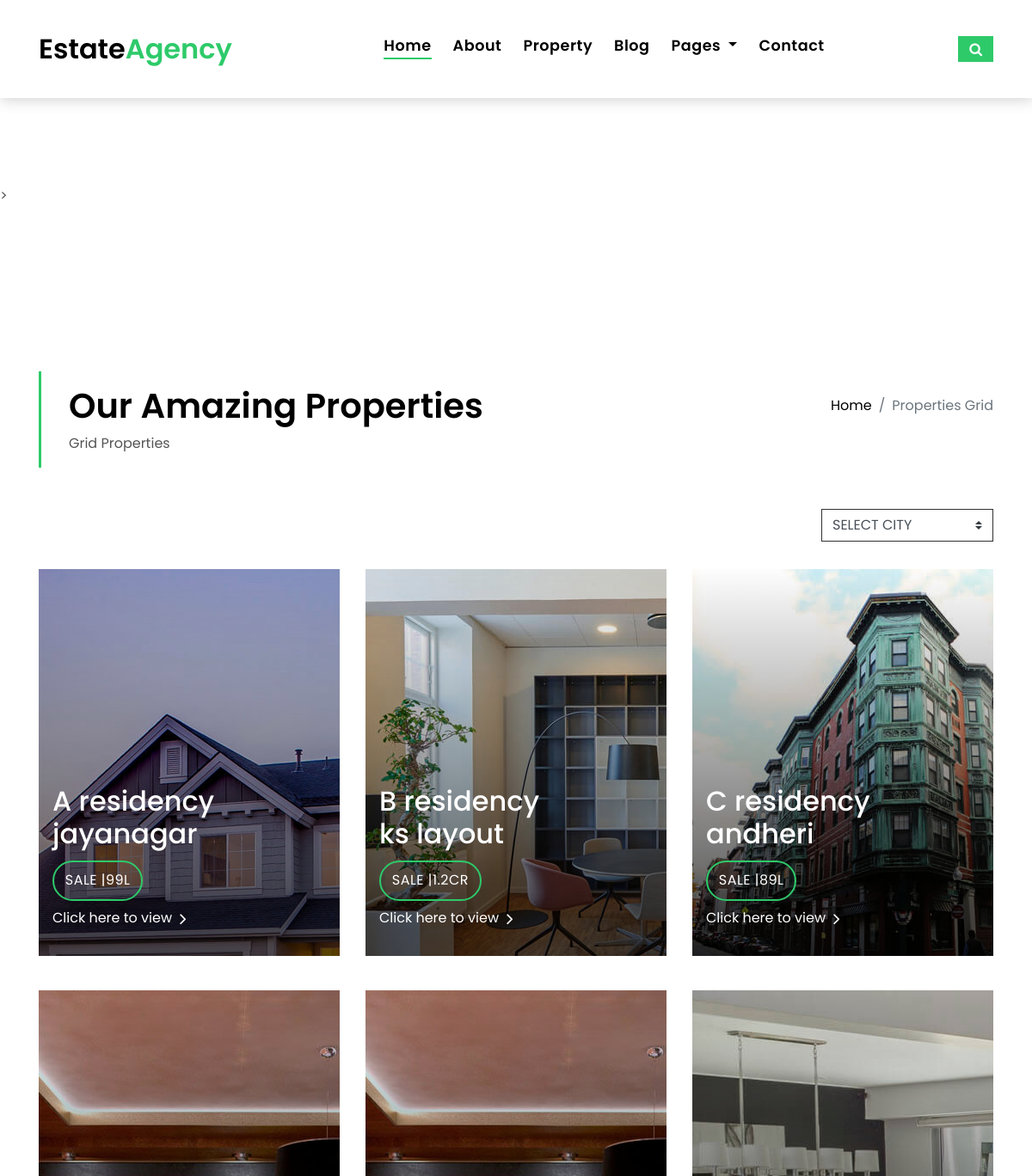
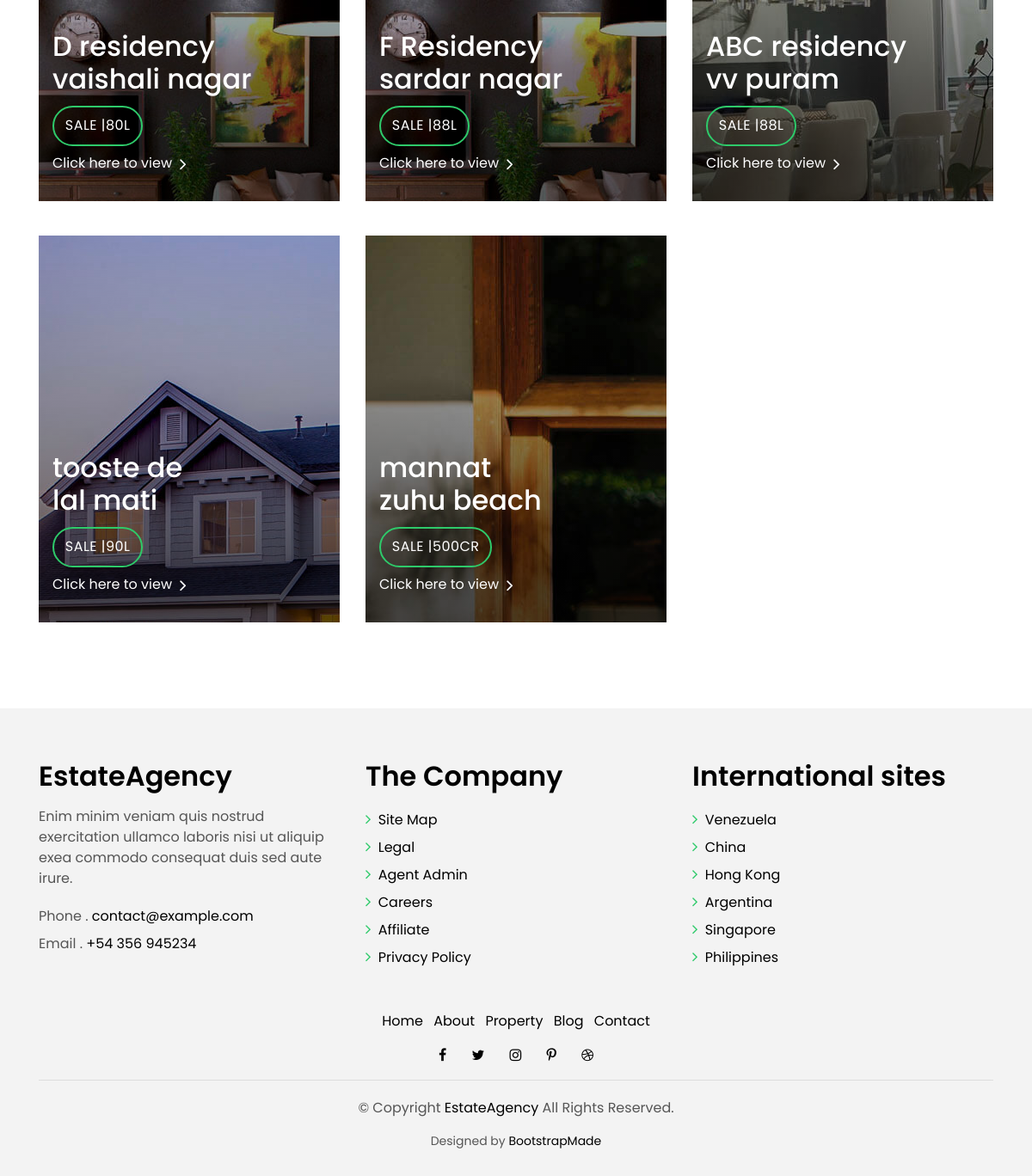
The page /property-grid2.php (signed in) on the database its author committed (2 pictures, top to bottom).
### tables this page shows
CREATE TABLE `property` (
  `property_id` int(11) NOT NULL,
  `property_name` varchar(50) NOT NULL,
  `location` varchar(50) NOT NULL,
  `price` varchar(10) NOT NULL,
  `pincode` varchar(6) NOT NULL,
  `user_id` int(11) NOT NULL
);

CREATE TABLE `image` (
  `property_id` int(11) NOT NULL,
  `images` varchar(100) NOT NULL
);

### property-grid2.php (the view, shortened to what this page needs)
<?php
  include 'config.php';
	$query=mysqli_query($conn,"SELECT * FROM property ")or die(mysqli_error($conn));
	$data= (mysqli_fetch_all($query,MYSQLI_ASSOC));
  ?>
<!DOCTYPE html>
<html lang="en">
<head>
  <link href="assets/vendor/bootstrap/css/bootstrap.min.css" rel="stylesheet">
  <link href="assets/vendor/ionicons/css/ionicons.min.css" rel="stylesheet">
  <link href="assets/vendor/animate.css/animate.min.css" rel="stylesheet">
  <link href="assets/vendor/font-awesome/css/font-awesome.min.css" rel="stylesheet">
  <link href="assets/vendor/owl.carousel/assets/owl.carousel.min.css" rel="stylesheet">
  <link href="assets/css/style.css" rel="stylesheet">
</head>
<body>
  </div>>
  <nav class="navbar navbar-default navbar-trans navbar-expand-lg fixed-top">
    <div class="container">
      <a class="navbar-brand text-brand" href="index.html">Estate<span class="color-b">Agency</span></a>
      <div class="navbar-collapse collapse justify-content-center" id="navbarDefault">
        <ul class="navbar-nav">
          <li class="nav-item">
            <a class="nav-link active" href="index.html">Home</a>
          </li>
          <li class="nav-item">
            <a class="nav-link" href="about.html">About</a>
          </li>
          <li class="nav-item">
            <a class="nav-link" href="property-grid.html">Property</a>
          </li>
          <li class="nav-item">
            <a class="nav-link" href="blog-grid.html">Blog</a>
          </li>
          <li class="nav-item dropdown">
            <a class="nav-link dropdown-toggle" href="#" id="navbarDropdown" role="button" data-toggle="dropdown" aria-haspopup="true" aria-expanded="false">
              Pages
            </a>
          </li>
          <li class="nav-item">
            <a class="nav-link" href="contact.html">Contact</a>
          </li>
        </ul>
      </div>
      <button type="button" class="btn btn-b-n navbar-toggle-box-collapse d-none d-md-block" data-toggle="collapse" data-target="#navbarTogglerDemo01" aria-expanded="false">
        <span class="fa fa-search" aria-hidden="true"></span>
      </button>
    </div>
  </nav>
  <main id="main">
    <section class="intro-single">
      <div class="container">
        <div class="row">
          <div class="col-md-12 col-lg-8">
            <div class="title-single-box">
              <h1 class="title-single">Our Amazing Properties</h1>
              <span class="color-text-a">Grid Properties</span>
            </div>
          </div>
          <div class="col-md-12 col-lg-4">
            <nav aria-label="breadcrumb" class="breadcrumb-box d-flex justify-content-lg-end">
              <ol class="breadcrumb">
                <li class="breadcrumb-item">
                  <a href="#">Home</a>
                </li>
                <li class="breadcrumb-item active" aria-current="page">
                  Properties Grid
                </li>
              </ol>
            </nav>
          </div>
        </div>
      </div>
    </section>
    <section class="property-grid grid">
      <div class="container">
        <div class="row">
          <div class="col-sm-12">
            <div class="grid-option">
              <form>
                <select class="custom-select" name="city" onchange="this.form.submit()">
                  <option selected>SELECT CITY</option>
                </select>
              </form>
			  </div>
          </div>
			  <?php
			       $city=null; $bhk=null;
					if($city==null or $bhk==null){
					foreach ($data as  $value) {
						$property_id=$value['property_id'];
						echo '
					  <div class="col-md-4">
						<div class="card-box-a card-shadow" style="
    height: 450px;
">
						  <div class="img-box-a">';?>
						<?php
        $queryGetImg = "SELECT images FROM image WHERE property_id='$property_id'";
        $resultImg = $conn->query($queryGetImg);
        if ($resultImg->num_rows > 0 ){
            $row5 = $resultImg->fetch_object();
				?>
                    <img src="<?php echo 'uploads/'.$row5->images;?>" alt"">
			  <?php
        }
        ?>
			  	<?php   echo'
						  </div>
						  <div class="card-overlay">
							<div class="card-overlay-a-content">
							  <div class="card-header-a">
								<h2 class="card-title-a">
								  <a href="#">';
								  echo $value['property_name'];
									echo '<br />'.$value['location'].'</a>';
								echo '</h2>
							  </div>
							  <div class="card-body-a">
								<div class="price-box d-flex">';
								  echo '<span class="price-a">sale |'.$value['price'].'</span>';
								echo '</div>
								<a href="property-single.php?property_id='.$property_id.'" class="link-a">Click here to view
								  <span class="ion-ios-arrow-forward"></span>
								</a>
							  </div>
							  <div class="card-footer-a">
								<ul class="card-info d-flex justify-content-around">
								  <li>
									<h4 class="card-info-title">Area</h4>';
								  echo '</li>
								  <li>
									<h4 class="card-info-title">Beds</h4>';
								  echo '</li>
								  <li>
									<h4 class="card-info-title">Baths</h4>
									<span>4</span>
								  </li>
								  <li>
									<h4 class="card-info-title">Category</h4>';
								  echo '</li>
								</ul>
							  </div>
							</div>
						  </div>
						</div>
					  </div>';
					}
							}
					else{
					$bhk=$_GET['bhk'];
					$queryx=mysqli_query($conn,"SELECT property_id from property where property_id in (select property_id from property_type where bhk='$bhk')")or die(mysqli_error($conn));
					while($rowx= mysqli_fetch_assoc($queryx)){
					$arr= implode(",",$rowx);
					$queryy=mysqli_query($conn,"SELECT * FROM property where property_id in ('$arr') ")or die(mysqli_error($conn));
					$datay= (mysqli_fetch_all($queryy,MYSQLI_ASSOC));
							  ?>
		 <?php
						$value=$datay['0'];
						$property_id=$value['property_id'];
						$query1=mysqli_query($conn,"SELECT * FROM property_type where property_id='$property_id'")or die(mysqli_error($conn));
						$row1= mysqli_fetch_array($query1);
						echo '
					  <div class="col-md-4">
						<div class="card-box-a card-shadow" style="
    height: 450px;
">
						  <div class="img-box-a">';?>
						<?php
        $queryGetImg = "SELECT images FROM image WHERE property_id='$property_id'";
        $resultImg = $conn->query($queryGetImg);
        if ($resultImg->num_rows > 0 ){
            $row5 = $resultImg->fetch_object();
				?>
                    <img src="<?php echo 'uploads/'.$row5->images;?>" style="float:left;" alt"">
			  <?php
        }
        ?>
			  	<?php   echo'
						  </div>
						  <div class="card-overlay">
							<div class="card-overlay-a-content">
							  <div class="card-header-a">
								<h2 class="card-title-a">
								  <a href="#">';
								  echo $value['property_name'];
									echo '<br />'.$value['location'].'</a>';
								echo '</h2>
							  </div>
							  <div class="card-body-a">
								<div class="price-box d-flex">';
								  echo '<span class="price-a">sale |'.$value['price'].'</span>';
								echo '</div>
								<a href="property-single.php?property_id='.$property_id.'" class="link-a">Click here to view
								  <span class="ion-ios-arrow-forward"></span>
								</a>
							  </div>
							  <div class="card-footer-a">
								<ul class="card-info d-flex justify-content-around">
								  <li>
									<h4 class="card-info-title">Area</h4>';
									echo '<span> '.$row1['size'].'</span>';
								  echo '</li>
								  <li>
									<h4 class="card-info-title">Beds</h4>';
									echo '<span> '.$row1['bhk'].'</span>';
								  echo '</li>
								  <li>
									<h4 class="card-info-title">Baths</h4>
									<span>2</span>
								  </li>
								  <li>
									<h4 class="card-info-title">Category</h4>';
									echo '<span> '.$row1['category'].'</span>';
								  echo '</li>
								</ul>
							  </div>
							</div>
						  </div>
						</div>
					  </div>';
					}}
		  ?>
  </main>
  <section class="section-footer">
    <div class="container">
      <div class="row">
        <div class="col-sm-12 col-md-4">
          <div class="widget-a">
            <div class="w-header-a">
              <h3 class="w-title-a text-brand">EstateAgency</h3>
            </div>
            <div class="w-body-a">
              <p class="w-text-a color-text-a">
                Enim minim veniam quis nostrud exercitation ullamco laboris nisi ut aliquip exea commodo consequat duis
                sed aute irure.
              </p>
            </div>
            <div class="w-footer-a">
              <ul class="list-unstyled">
                <li class="color-a">
                  <span class="color-text-a">Phone .</span> contact@example.com</li>
                <li class="color-a">
                  <span class="color-text-a">Email .</span> +54 356 945234</li>
              </ul>
            </div>
          </div>
        </div>
        <div class="col-sm-12 col-md-4 section-md-t3">
          <div class="widget-a">
            <div class="w-header-a">
              <h3 class="w-title-a text-brand">The Company</h3>
            </div>
            <div class="w-body-a">
              <div class="w-body-a">
                <ul class="list-unstyled">
                  <li class="item-list-a">
                    <i class="fa fa-angle-right"></i> <a href="#">Site Map</a>
                  </li>
                  <li class="item-list-a">
                    <i class="fa fa-angle-right"></i> <a href="#">Legal</a>
                  </li>
                  <li class="item-list-a">
                    <i class="fa fa-angle-right"></i> <a href="#">Agent Admin</a>
                  </li>
                  <li class="item-list-a">
                    <i class="fa fa-angle-right"></i> <a href="#">Careers</a>
                  </li>
                  <li class="item-list-a">
                    <i class="fa fa-angle-right"></i> <a href="#">Affiliate</a>
                  </li>
                  <li class="item-list-a">
                    <i class="fa fa-angle-right"></i> <a href="#">Privacy Policy</a>
                  </li>
                </ul>
              </div>
            </div>
          </div>
        </div>
        <div class="col-sm-12 col-md-4 section-md-t3">
          <div class="widget-a">
            <div class="w-header-a">
              <h3 class="w-title-a text-brand">International sites</h3>
            </div>
            <div class="w-body-a">
              <ul class="list-unstyled">
                <li class="item-list-a">
                  <i class="fa fa-angle-right"></i> <a href="#">Venezuela</a>
                </li>
                <li class="item-list-a">
                  <i class="fa fa-angle-right"></i> <a href="#">China</a>
                </li>
                <li class="item-list-a">
                  <i class="fa fa-angle-right"></i> <a href="#">Hong Kong</a>
                </li>
                <li class="item-list-a">
                  <i class="fa fa-angle-right"></i> <a href="#">Argentina</a>
                </li>
                <li class="item-list-a">
                  <i class="fa fa-angle-right"></i> <a href="#">Singapore</a>
                </li>
                <li class="item-list-a">
                  <i class="fa fa-angle-right"></i> <a href="#">Philippines</a>
                </li>
              </ul>
            </div>
          </div>
        </div>
      </div>
    </div>
  </section>
  <footer>
    <div class="container">
      <div class="row">
        <div class="col-md-12">
          <nav class="nav-footer">
            <ul class="list-inline">
              <li class="list-inline-item">
                <a href="#">Home</a>
              </li>
              <li class="list-inline-item">
                <a href="#">About</a>
              </li>
              <li class="list-inline-item">
                <a href="#">Property</a>
              </li>
              <li class="list-inline-item">
                <a href="#">Blog</a>
              </li>
              <li class="list-inline-item">
                <a href="#">Contact</a>
              </li>
            </ul>
          </nav>
          <div class="socials-a">
            <ul class="list-inline">
              <li class="list-inline-item">
                <a href="#">
                  <i class="fa fa-facebook" aria-hidden="true"></i>
                </a>
              </li>
              <li class="list-inline-item">
                <a href="#">
                  <i class="fa fa-twitter" aria-hidden="true"></i>
                </a>
              </li>
              <li class="list-inline-item">
                <a href="#">
                  <i class="fa fa-instagram" aria-hidden="true"></i>
                </a>
              </li>
              <li class="list-inline-item">
                <a href="#">
                  <i class="fa fa-pinterest-p" aria-hidden="true"></i>
                </a>
              </li>
              <li class="list-inline-item">
                <a href="#">
                  <i class="fa fa-dribbble" aria-hidden="true"></i>
                </a>
              </li>
            </ul>
          </div>
          <div class="copyright-footer">
            <p class="copyright color-text-a">
              &copy; Copyright
              <span class="color-a">EstateAgency</span> All Rights Reserved.
            </p>
          </div>
          <div class="credits">
            Designed by <a href="https://bootstrapmade.com/">BootstrapMade</a>
          </div>
        </div>
      </div>
    </div>
  </footer>
</body>
</html>

### rows shown on the page
property: image.images (picture), property_name "A residency", location "jayanagar", price "99L"
property: image.images (picture), property_name "B residency", location "ks layout", price "1.2CR"
property: image.images (picture), property_name "C residency", location "andheri", price "89L"
property: image.images (picture), property_name "D residency", location "vaishali nagar", price "80L"
property: image.images (picture), property_name "F Residency", location "sardar nagar", price "88L"
property: image.images (picture), property_name "ABC residency", location "vv puram", price "88L"
property: image.images (picture), property_name "tooste de", location "lal mati", price "90L"
property: image.images (picture), property_name "mannat", location "zuhu beach", price "500CR"
